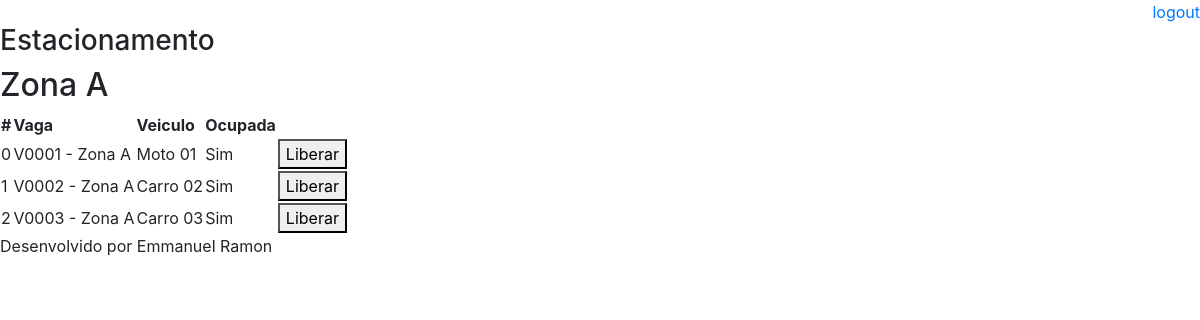
The page /estacionamento/1/ on the database as committed earlier.
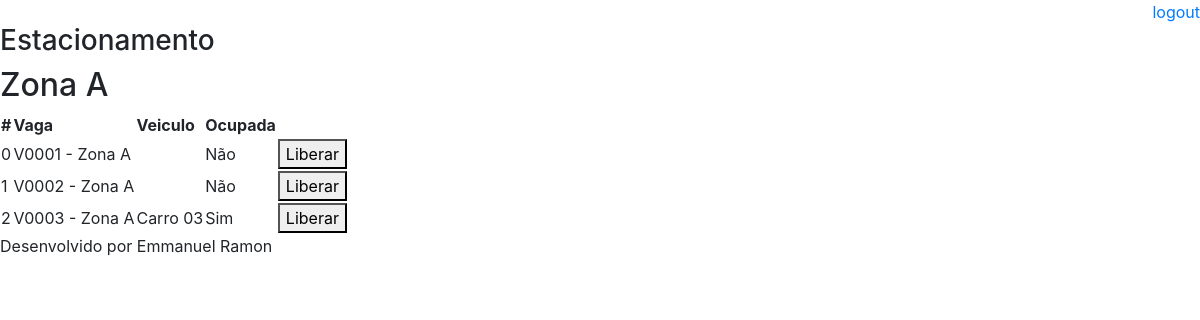
The same page on the database as committed later.
### core/models.py (models this page shows, shortened)
class Vaga(models.Model):
	nome    = models.CharField(max_length=16)
	veiculo = models.OneToOneField(Veiculo, models.SET_NULL, blank=True,null=True,)
	ocupada = models.BooleanField(default=False)
	estacionamento = models.ForeignKey(Estacionamento, on_delete=models.CASCADE)

class Veiculo(models.Model):
	CHOICES = (
		('CARRO', 'Carro'),
		('MOTO', 'Moto'),
		)
	tipo = models.CharField(max_length=6, choices=CHOICES)
	nome = models.CharField(max_length=10)
	ativo = models.BooleanField(default=True)

### core/views.py (the view)
# urls.py: path('estacionamento/<int:id>/', views.index_estacionamento, name='index_estacionamento'),
def index_estacionamento(request, id):
	dados = {'id': id}
	try:
		estacionamento = Estacionamento.objects.get(id=id)
		dados['estacionamento'] = estacionamento
		try:
			vagas = Vaga.objects.filter(estacionamento=estacionamento)
			dados['vagas'] = enumerate(vagas)
		except Exception as e:
			raise e
	except Exception as e:
		raise e
	return render(request, 'estacionamento/index.html', dados)

### templates/estacionamento/index.html
{% extends "model-page.html" %}
{% block content %}
<h3>Estacionamento</h3>
<h2>{{ estacionamento.nome }}</h2>
{% if vagas %}
<table>
	<thead>
		<th>#</th>
		<th>Vaga</th>
		<th>Veiculo</th>
		<th>Ocupada</th>
	</thead>
{% for i,vaga in vagas %}
	<tr>
		<td>{{ i }}</td>
		<td>{{ vaga.nome }}</td>
		<td>
		{{ vaga.veiculo.nome }}</td>
		<td>
			{% if vaga.ocupada  %}
				Sim
			{% else %}
				Não
			{% endif %}
		</td>
		<td>
			<a href="{% url 'liberar_vaga' vaga.id %}"><button>Liberar</button></a>
		</td>
	</tr>
{% endfor %}
</table>
{% endif %}
{% endblock %}

Rows that differ between the two databases and show on the page:
changed Vaga "V0001 - Zona A": veiculo.nome "Moto 01" → (not shown); ocupada "Sim" → "Não"
changed Vaga "V0002 - Zona A": veiculo.nome "Carro 02" → (not shown); ocupada "Sim" → "Não"
